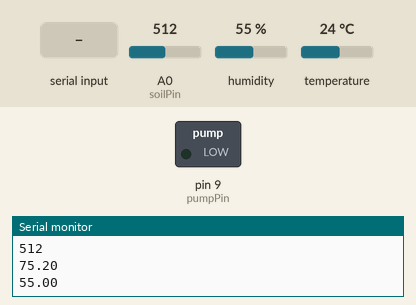
This sketch was run on a simulated Arduino Uno, built with avr-gcc and run on an emulated ATmega328P. Parts: switched loads named in the sketch (green lamp = pin HIGH), the last lines printed to the serial monitor. The test bench sets the inputs (shaded band); at power-on: A0 (soilPin) = 512, humidity 55 %, temperature 24 °C. The local clock reads 2024-03-15 10:24:30 at power-on unless the sketch sets it; pins used as bus, display or sensor lines are not drawn.

Above: at 1.2 s.
1.3 s: "1\n" received over Serial
At 2.3 s:
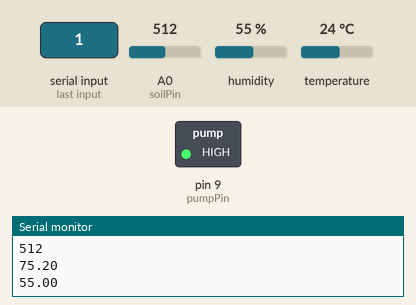
3.5 s: byte 48 ('0') received over Serial
At 4.9 s:
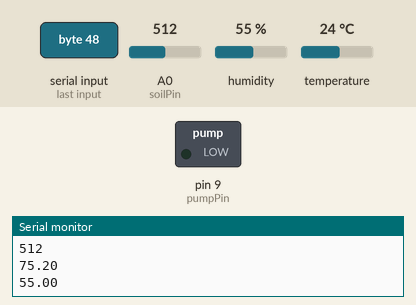
Timing chart, 0 to 6.5 s (numbered marks = the images above; inputs shaded):
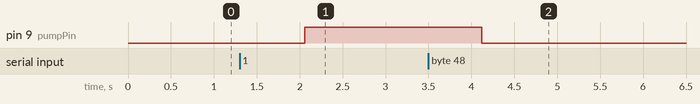

The sketch:

croton.ino
```cpp
#include <SparkFunDS1307RTC.h>
#include "SparkFun_Si7021_Breakout_Library.h"
#include <Wire.h>

float humidity = 0;
int soilPin = A0;
int soilPower = 7;
float tempf = 0;
int pumpPin = 9;
int state = 0;
int flag = 0;
int soilMoisture = 0;

int thresholdUp = 400;
int thresholdDown = 250;

Weather sensor;
void setup() {
  // sets the pins as outputs:
  pinMode(pumpPin, OUTPUT);
  digitalWrite(pumpPin, LOW);
  pinMode(soilPower, OUTPUT);
  digitalWrite(soilPower, LOW);
  int soilMoisture;
  Serial.begin(9600);
  rtc.begin();
  sensor.begin();
  /*
  Serial.println("**********************************************************");
  Serial.println("*\tIngellegent watering system ON                   *");
  Serial.println("*\tPress 1 to turn pump ON                          *");
  Serial.println("*\tPress 0 to turn pump OFF                         *");
  Serial.println("*\tScreen will refresh every 10 seconds to display  *");
  Serial.println("*\tinformation about the plant                      *");
  Serial.println("*                                        \t         *");
  Serial.println("*\tEnjoy Your plant experience                      *");
  Serial.println("**********************************************************\n");
  */
}

void loop() {
  rtc.update();
  getWeather();
   // printTime(); // Print the new time
    soilMoisture = readSoil();
    printForPi();
    delay(1000);

  //if some data is sent, read it and save it in the state variable
  if (Serial.available() > 0) {
    state = Serial.read();
    flag = 0;
  }
  // if the state is 0 the led will turn off
  if (state == '0') {
    digitalWrite(pumpPin, LOW);
    if (flag == 0) {
      Serial.println("PUMP: off");
      flag = 1;
    }
  }
  // if the state is 1 the led will turn on
  else if (state == '1') {
    digitalWrite(pumpPin, HIGH);
    if (flag == 0) {
      Serial.println("PUMP: on");
      flag = 1;
    }
  }
}
void printTime()
{
  Serial.print(String(rtc.hour()) + ":"); // Print hour
  if (rtc.minute() < 10)
    Serial.print('0'); // Print leading '0' for minute
  Serial.print(String(rtc.minute()) + ":"); // Print minute
  if (rtc.second() < 10)
    Serial.print('0'); // Print leading '0' for second
  Serial.print(String(rtc.second())); // Print second

  if (rtc.is12Hour()) // If we're in 12-hour mode
  {
    // Use rtc.pm() to read the AM/PM state of the hour
    if (rtc.pm()) Serial.print(" PM"); // Returns true if PM
    else Serial.print(" AM");
  }

  Serial.print(" | ");
  Serial.print(rtc.dayStr()); // Print day string
  Serial.println("\n");
}

void getWeather()
{
  // Measure Relative Humidity from the HTU21D or Si7021
  humidity = sensor.getRH();

  // Measure Temperature from the HTU21D or Si7021
  tempf = sensor.getTempF();
}
void printInfo()
{
  //This function prints the weather data out to the default Serial Port
  String DisplayWords;
  Serial.print("\tCurrent Temp: ");
  Serial.print(tempf);
  Serial.println("F ");

  Serial.print("\tHumidity: ");
  Serial.print(humidity);
  Serial.println("% ");

  Serial.print("\tSoil Moisture: ");
  Serial.print(String(soilMoisture) + " units.");
  Serial.println();
  Serial.print("\tYour plant is ");

  if (soilMoisture <= thresholdDown) {
    // move cursor to beginning of second line on LCD
    DisplayWords = "Dry! Water it!";
    Serial.println(DisplayWords);
    if (checkPumpState() == 0) {
      Serial.println("\n\tYour pump is: OFF");
      Serial.println("\tPress 1 to turn on the pump");
      Serial.println("\tIt is recommended you turn it ON");
    }
    else {
      Serial.println("\n\tYour pump is: ON");
      Serial.println("\tPress 0 to turn it OFF");
      Serial.println("\tIt is recommended you keep it ON until saturated");
    }
  } else if (soilMoisture >= thresholdUp) {
    DisplayWords = "Wet, Leave it!";
    Serial.println(DisplayWords);
    if (checkPumpState() == 1) {
      Serial.println("\n\tYour pump is: ON");
      Serial.println("\tPress 0 to turn off the pump");
      Serial.println("\tIt is recommended you turn it OFF");
    }
    else {
      Serial.println("\n\tYour pump is: OFF");
      Serial.println("\tPress 1 to turn it on");
      Serial.println("\tIt is recommended you keep it OFF");
    }
  }
  Serial.println("*************************************************************\n");
}
int readSoil()
{
  digitalWrite(soilPower, HIGH);//turn D7 "On"
  delay(10);//wait 10 milliseconds
  int val = analogRead(soilPin);//Read the SIG value form sensor
  digitalWrite(soilPower, LOW);//turn D7 "Off"
  return val;//send current moisture value
}
int checkPumpState() {
  int pump = digitalRead(pumpPin);
  if (pump == 1) {
    return 1;
  }
  else {
    return 0;
  }
}

void printForPi(){
  Serial.println("start");
  Serial.println(String(rtc.hour())); // Print hour
  if (rtc.minute() < 10)
    Serial.print('0'); // Print leading '0' for minute
  Serial.println(String(rtc.minute())); // Print minute
  if (rtc.second() < 10)
    Serial.print('0'); // Print leading '0' for second
  Serial.println(String(rtc.second())); // Print second

  Serial.println(rtc.dayStr()); // Print day string
  Serial.println(soilMoisture);
  Serial.println(tempf);
  Serial.println(humidity);

}
```

Measured:
- after the input at 1.3 s, pin 9 (pumpPin): LOW → HIGH after 0.76 s
- after the input at 3.5 s, pin 9 (pumpPin): HIGH → LOW after 0.62 s
